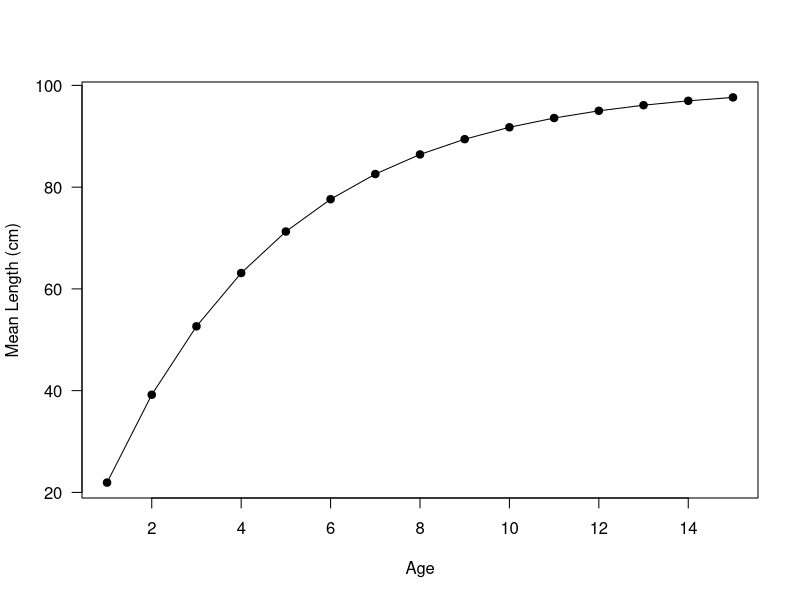
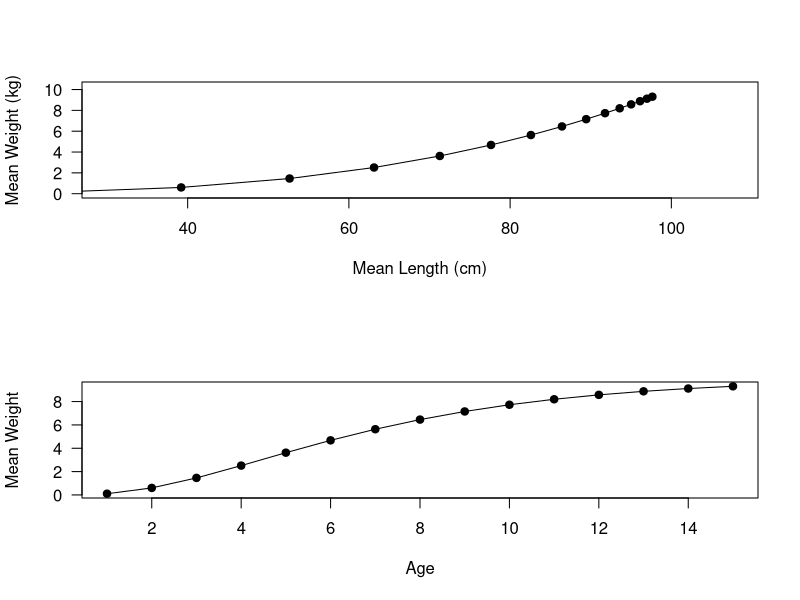
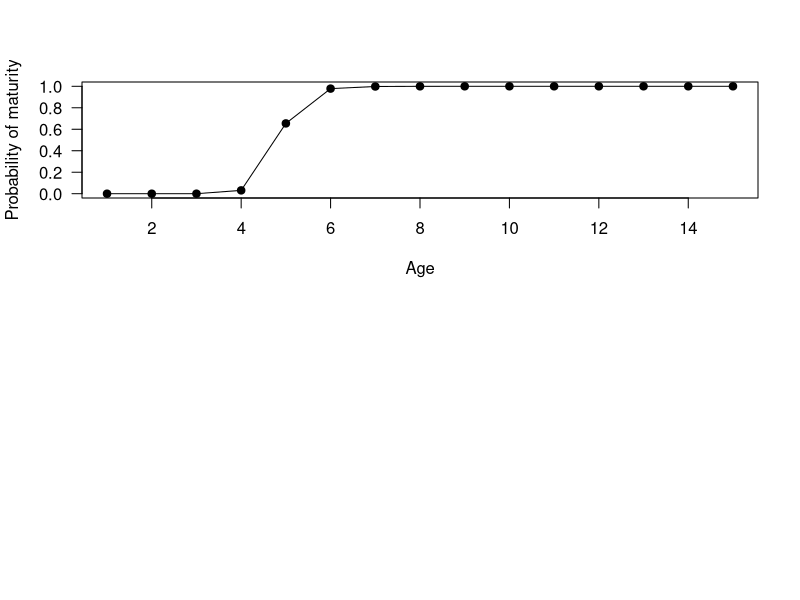
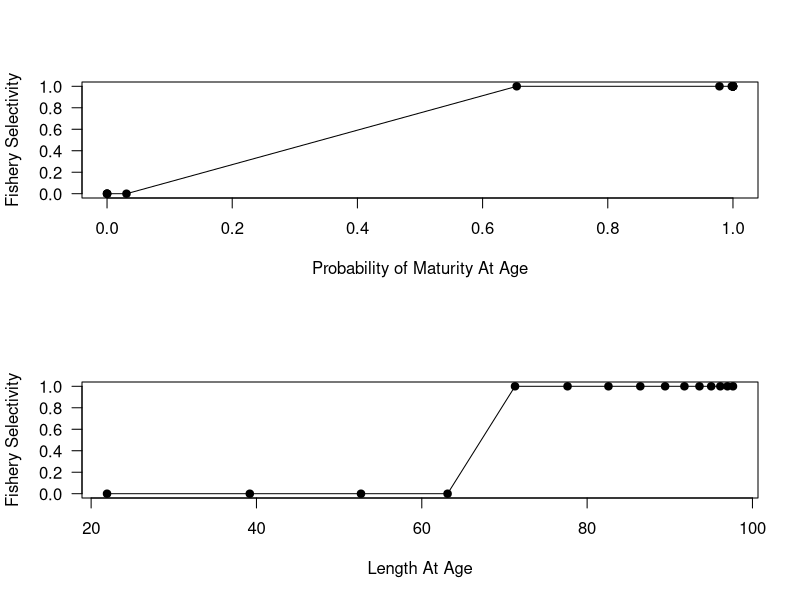
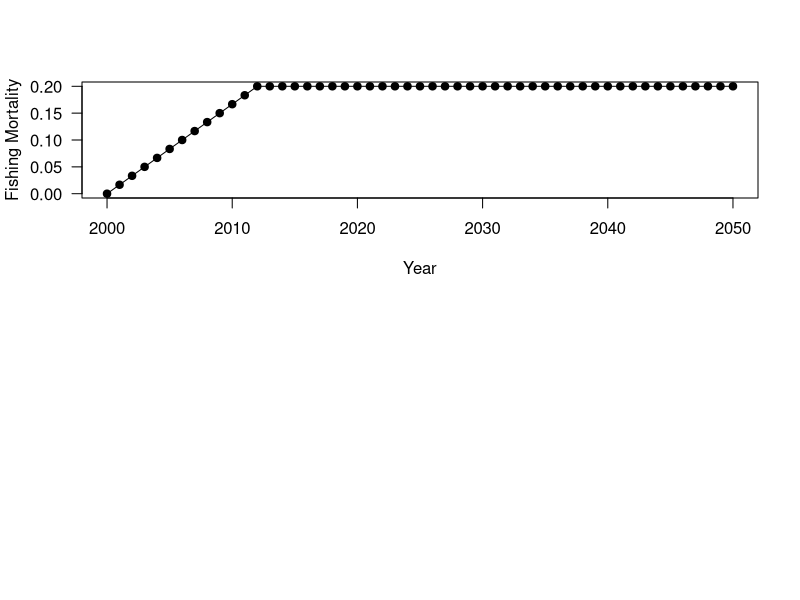
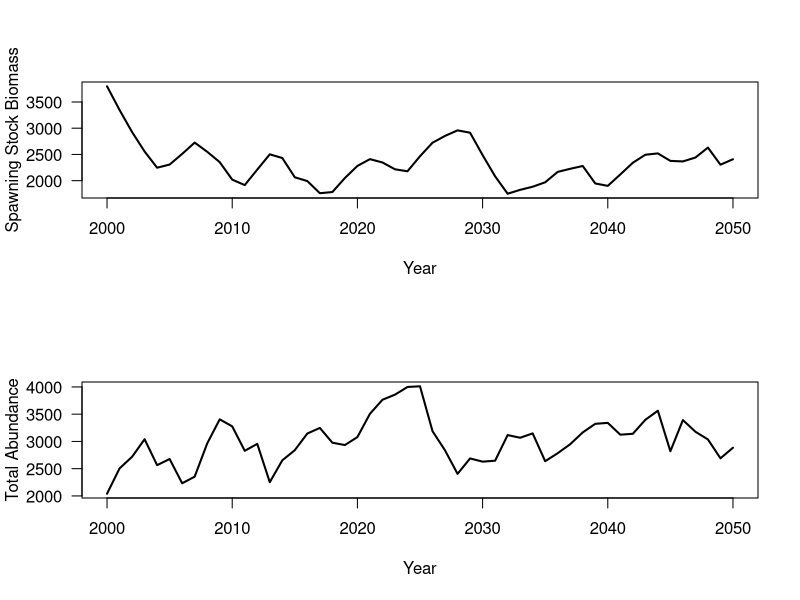
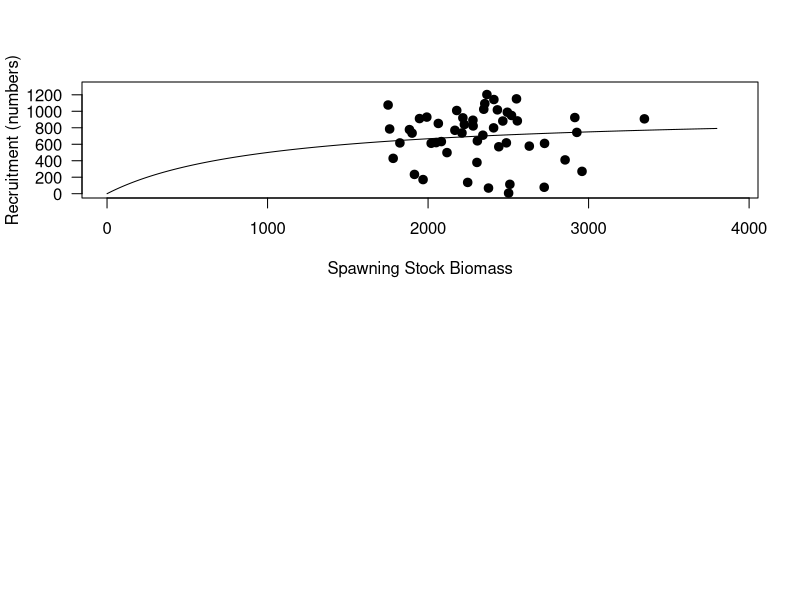
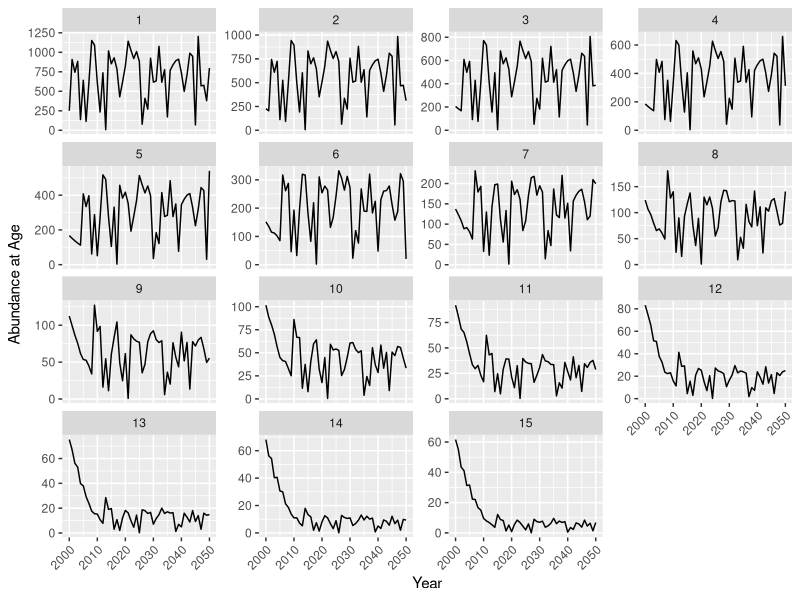

Source code (R) for these figures, in order:
## ---- chunk 1
knitr::opts_chunk$set(echo = TRUE)
## ---- chunk 2
yrs<-seq(from=2000, to=2050)
nyears<-length(yrs)
## ---- chunk 3
nages<-15
linf<-100
laa<-rep(NA, nages)
for(i in 1:15){
laa[i]<-linf*(1-exp(-0.25*(i-0.01)))
}

plot(laa~seq(from=1, to=nages, by=1), pch=19, xlab="Age", ylab="Mean Length (cm)", las=1)
lines(laa~seq(from=1, to=nages, by=1))
## ---- chunk 4

waa<-rep(NA, nages)
b<-3
for(i in 1:15){
  waa[i]<-(0.001*laa[i]^b)/100
  }

par(mfrow=c(2,1))
plot(waa~laa, pch=19, xlab="Mean Length (cm)", ylab="Mean Weight (kg)", las=1, xlim=c(30,max(laa)+10), ylim=c(0,max(waa)+1))
lines(waa~laa)
plot(waa~seq(from=1, to=nages, by=1), pch=19, xlab="Age", ylab="Mean Weight", las=1)
lines(waa~seq(from=1, to=nages, by=1))
## ---- chunk 5
l50<-70
maa<-rep(NA, nages)
for(i in 1:15){
  maa[i]<-1/(1+exp(-0.5*(laa[i]-l50)))
}
plot(maa~seq(from=1, to=nages, by=1), pch=19, xlab="Age", ylab="Probability of maturity", las=1)
lines(maa~seq(from=1, to=nages, by=1))
## ---- chunk 6
M<-matrix(0.2, nyears,nages)
## ---- chunk 7
N<-matrix(NA, nyears,nages)
log_N<-matrix(NA, nyears,nages)
B<-matrix(NA, nyears,nages)
F<-matrix(NA, nyears,nages)
Z<-matrix(NA, nyears,nages)
R<-rep(NA, nyears)
log_R<-rep(NA, nyears)
SSB<-rep(NA, nyears)
## ---- chunk 8
Fsel<-ifelse(maa<0.5, 0,1)
par(mfrow=c(2,1))
plot(Fsel~maa,pch=19, xlab="Probability of Maturity At Age", ylab="Fishery Selectivity", las=1)
lines(Fsel~maa)
plot(Fsel~laa,pch=19, xlab="Length At Age", ylab="Fishery Selectivity", las=1)
lines(Fsel~laa)
## ---- chunk 9
Ftrend<-rep(NA, nyears)
incF<-round(nyears*0.25,0)
Ftrend[1:incF]<-seq(from=0, to=0.2, length=incF)
Ftrend[(incF+1):nyears]<-0.2

plot(Ftrend~yrs,pch=19, xlab="Year", ylab="Fishing Mortality", las=1)
lines(Ftrend~yrs)
## ---- chunk 10
juv_N<-250
starting_N<-juv_N*exp(-0.1*seq(from=0, to=14))

N[1,]<-starting_N

log_N[1,]<-log(N[1,])
B[1,]<-N[1,]*waa
SSB[1]<-sum(B[1,]*0.5*maa)


for(i in 1:nyears){
F[i,] <- Ftrend[i]*Fsel
}

for(y in 1:nyears){
  for(a in 1:nages){
    if(Fsel[a]>0){
F[y,a]<-abs(F[y,a]+rnorm(1,0,0.05))
    } 
}
}



for(y in 2:nyears){
  abs_R<-(SSB[y-1])/(1+0.001*SSB[y-1])
  R[y]<-abs(abs_R +rnorm(1,0,abs_R/2))
  N[y,1]<-R[y]
  B[y,1]<-N[y,1] * waa[1]
  
  for(a in 2:nages){
      N[y,a]<-N[y-1,a-1]*exp(-(M[y-1,a-1]+F[y-1,a-1]))
      B[y,a]<-N[y,a] * waa[a]
    }
  SSB[y]<-sum(B[y,]*maa*0.5)
}
## ---- chunk 11
par(mfrow=c(2,1))
plot(SSB~yrs, type="l", xlab="Year", ylab="Spawning Stock Biomass", las=1, lwd=2)
plot(rowSums(N)~yrs, type="l", xlab="Year", ylab="Total Abundance", las=1, lwd=2)
## ---- chunk 12
sim_ssb<-seq(from=0, to=max(SSB), by=1)

plot(R~SSB, xlab="Spawning Stock Biomass", ylab="Recruitment (numbers)", las=1, lwd=2, pch=19, xlim=c(0,max(SSB)+100),
     ylim=c(0, max(R[2:nyears])+100))
lines(sim_ssb, (sim_ssb)/(1+0.001*sim_ssb))
## ---- chunk 13
library(ggplot2)
N_df<-data.frame(N=c(N),year=rep(yrs, 15), age=(rep(seq(from=1, to=15), each=51)))

ggplot(data=N_df, aes(x=year, y=N))+xlab("Year")+ylab("Abundance at Age")+
  geom_line()+
  facet_wrap(~age, scales = "free_y")+
  theme(axis.text.x = element_text(angle = 45, hjust=1))
## ---- chunk 14
cohort_df<-N_df

cohort_df$cohort<-cohort_df$year-cohort_df$age

sub_cohort_df<-subset(cohort_df, cohort>1995 & cohort<2020)

ggplot(data=sub_cohort_df, aes(x=year, y=N))+
  geom_line()+xlab("Cohort")+ylab("Abundance")+
  facet_wrap(~cohort, scales = "free")+
  theme(axis.text.x = element_text(angle = 45, hjust=1))

## ---- chunk 15
N_df<-data.frame(N=c(N),year=rep(yrs, 15), age=(rep(seq(from=1, to=15), each=51)))

library(ggridges)

sub_N_df<-subset(N_df, year>2025)

ggplot(data=sub_N_df, aes(x=age, y=year, height=N, group=year, fill=year))+
geom_ridgeline(stat="identity", scale=0.005)+xlab("Age")+ylab("Year")

